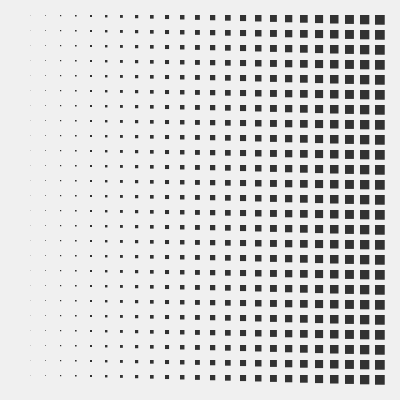
Frame 1 (no input)
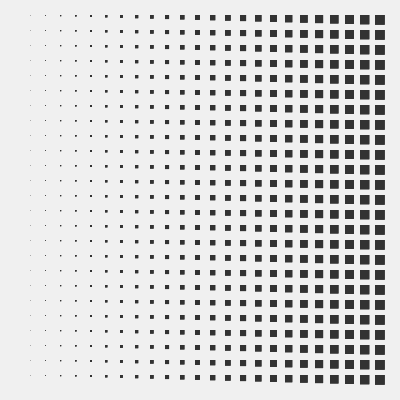
Frame 2 (the mouse pressed at the canvas centre, redrawn once)

The p5.js sketch that drew these frames (run headless with seeded random() and noise() and a simulated clock; the mouse was pressed at the canvas centre and the sketch redrawn once):

// p5.js sketch
// ── sketch.js
function setup() {
  createCanvas(400, 400);
  background(240);
  fill(50);
  noStroke();
  noLoop();
}

function draw() {
  for (let x = 15; x < width-15; x += 15) {
    for (let y = 15; y < height -15; y += 15) {
      let w = map (x, 15, width-15, 0, 10);
      rect(x, y, w, w);
    }
  }
}
